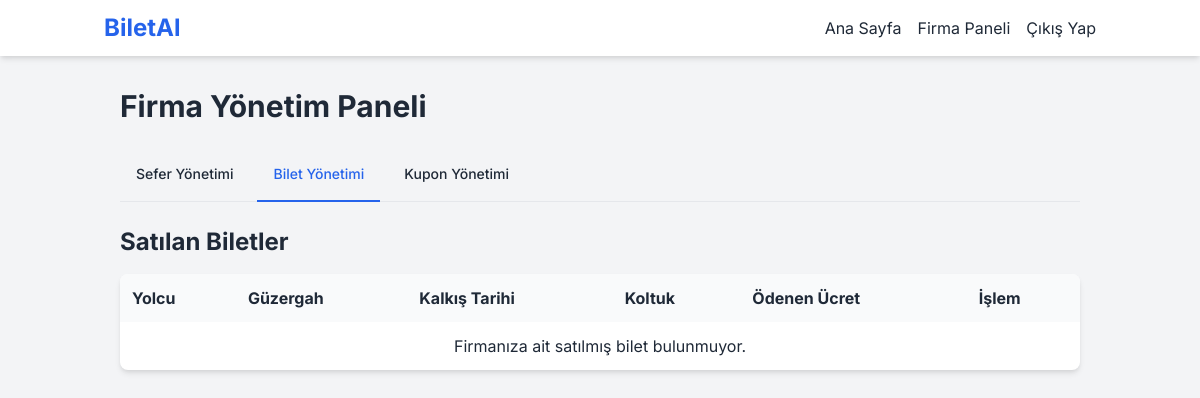
Before: /firmaadmin/index.php?tab=bookings (signed in) with the older database file.
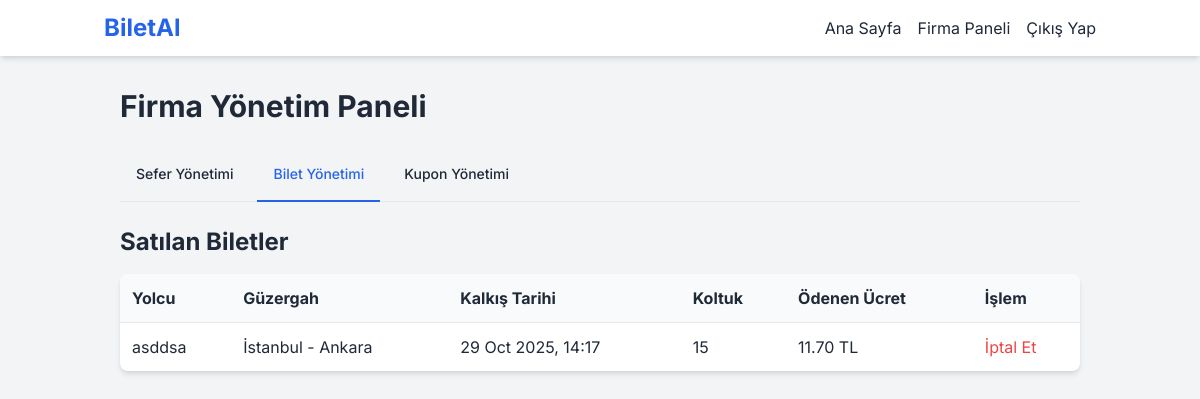
After: the same page with the newer database file.
### tables this page shows
CREATE TABLE bookings (
                id INTEGER PRIMARY KEY AUTOINCREMENT, user_id INTEGER NOT NULL, trip_id INTEGER NOT NULL,
                seat_number INTEGER NOT NULL, price_paid REAL NOT NULL, booking_time TEXT DEFAULT CURRENT_TIMESTAMP,
                FOREIGN KEY (user_id) REFERENCES users(id), FOREIGN KEY (trip_id) REFERENCES trips(id)
            );

CREATE TABLE users (
                id INTEGER PRIMARY KEY AUTOINCREMENT, fullname TEXT NOT NULL, email TEXT NOT NULL UNIQUE,
                password TEXT NOT NULL, role TEXT NOT NULL DEFAULT 'User', company_id INTEGER,
                balance REAL NOT NULL DEFAULT 0.0, FOREIGN KEY (company_id) REFERENCES companies(id)
            );

CREATE TABLE trips (
                id INTEGER PRIMARY KEY AUTOINCREMENT, company_id INTEGER NOT NULL, departure_location TEXT NOT NULL,
                arrival_location TEXT NOT NULL, departure_time TEXT NOT NULL, price REAL NOT NULL,
                seat_count INTEGER NOT NULL, FOREIGN KEY (company_id) REFERENCES companies(id)
            );

### firmaadmin/index.php (the view, shortened to what the changed rows need)
<?php
require_once '../config.php';
$company_id = $_SESSION['company_id'];
$tab = $_GET['tab'] ?? 'trips';
include '../header.php';
?>
<h1 class="text-3xl font-bold mb-6">Firma Yönetim Paneli</h1>
<?php if ($tab === 'trips'):
    $stmt = $pdo->prepare("SELECT * FROM trips WHERE company_id = ? ORDER BY departure_time DESC");
    $stmt->execute([$company_id]);
    $trips = $stmt->fetchAll();
?>
<div class="grid grid-cols-1 md:grid-cols-3 gap-8">
    <div class="md:col-span-2">
        <h2 class="text-2xl font-bold mb-4">Seferleriniz</h2>
        <div class="bg-white rounded-lg shadow-md overflow-x-auto">
            <table class="w-full text-left">
                <thead class="bg-gray-50"><tr><th class="p-3">Güzergah</th><th class="p-3">Kalkış</th><th class="p-3">Fiyat</th><th class="p-3">İşlem</th></tr></thead>
                <tbody>
                <?php foreach($trips as $trip): ?>
                    <tr class="border-t">
                        <td class="p-3"><?php echo htmlspecialchars($trip['departure_location']); ?> - <?php echo htmlspecialchars($trip['arrival_location']); ?></td>
                        <td class="p-3"><?php echo date('d M Y, H:i', strtotime($trip['departure_time'])); ?></td>
                        <td class="p-3"><?php echo $trip['price']; ?> TL</td>
                        <td class="p-3">
                            <form action="index.php?tab=trips&action=delete_trip" method="POST" onsubmit="return confirm('Bu seferi silmek istediğinize emin misiniz?');">
                                <input type="hidden" name="trip_id" value="<?php echo $trip['id']; ?>"><button type="submit" class="text-red-500 hover:underline">Sil</button>
                            </form>
                        </td>
                    </tr>
                <?php endforeach; ?>
                </tbody>
            </table>
        </div>
    </div>
    <div>
        <h2 class="text-2xl font-bold mb-4">Yeni Sefer Ekle</h2>
        <div class="bg-white rounded-lg shadow-md p-6">
            <form action="index.php?tab=trips&action=add_trip" method="POST">
                <div class="mb-3"><label class="block">Kalkış Yeri</label><input type="text" name="departure_location" required class="w-full p-2 border rounded bg-gray-50"></div>
                <div class="mb-3"><label class="block">Varış Yeri</label><input type="text" name="arrival_location" required class="w-full p-2 border rounded bg-gray-50"></div>
                <div class="mb-3"><label class="block">Kalkış Zamanı</label><input type="datetime-local" name="departure_time" required class="w-full p-2 border rounded bg-gray-50"></div>
                <div class="mb-3"><label class="block">Fiyat</label><input type="number" step="0.01" name="price" required class="w-full p-2 border rounded bg-gray-50"></div>
                <div class="mb-3"><label class="block">Koltuk Sayısı</label><input type="number" name="seat_count" required class="w-full p-2 border rounded bg-gray-50"></div>
                <button type="submit" class="w-full bg-blue-500 text-white p-2 rounded hover:bg-blue-600">Ekle</button>
            </form>
        </div>
    </div>
</div>
<?php elseif ($tab === 'bookings'):
    $stmt = $pdo->prepare("SELECT b.*, t.departure_location, t.arrival_location, t.departure_time, u.fullname FROM bookings b JOIN trips t ON b.trip_id = t.id JOIN users u ON b.user_id = u.id WHERE t.company_id = ? ORDER BY t.departure_time DESC");
    $stmt->execute([$company_id]);
    $bookings = $stmt->fetchAll();
?>
<h2 class="text-2xl font-bold mb-4">Satılan Biletler</h2>
<div class="bg-white rounded-lg shadow-md overflow-x-auto">
    <table class="w-full text-left">
        <thead class="bg-gray-50"><tr><th class="p-3">Yolcu</th><th class="p-3">Güzergah</th><th class="p-3">Kalkış Tarihi</th><th class="p-3">Koltuk</th><th class="p-3">Ödenen Ücret</th><th class="p-3">İşlem</th></tr></thead>
        <tbody>
            <?php if (empty($bookings)): ?>
                <tr><td colspan="6" class="p-3 text-center">Firmanıza ait satılmış bilet bulunmuyor.</td></tr>
            <?php else: ?>
                <?php foreach($bookings as $booking): ?>
                <tr class="border-t">
                    <td class="p-3"><?php echo htmlspecialchars($booking['fullname']); ?></td>
                    <td class="p-3"><?php echo htmlspecialchars($booking['departure_location']) . ' - ' . htmlspecialchars($booking['arrival_location']); ?></td>
                    <td class="p-3"><?php echo date('d M Y, H:i', strtotime($booking['departure_time'])); ?></td>
                    <td class="p-3"><?php echo $booking['seat_number']; ?></td>
                    <td class="p-3"><?php echo number_format($booking['price_paid'], 2); ?> TL</td>
                    <td class="p-3">
                        <form action="index.php?tab=bookings&action=cancel_booking" method="POST" onsubmit="return confirm('Bu bileti iptal etmek istediğinize emin misiniz? Ücret kullanıcıya iade edilecektir.');">
                            <input type="hidden" name="booking_id" value="<?php echo $booking['id']; ?>"><button type="submit" class="text-red-500 hover:underline">İptal Et</button>
                        </form>
                    </td>
                </tr>
                <?php endforeach; ?>
            <?php endif; ?>
        </tbody>
    </table>
</div>
<?php endif; ?>
<?php
include '../footer.php';
?>

Changed rows visible on the page:
added bookings: user.fullname "asddsa", trip.departure_location "İstanbul", trip.arrival_location "Ankara", trip.departure_time "29 Oct 2025, 14:17", seat_number "15", price_paid "11.70"
Other visible differences:
text no longer shown: "Firmanıza ait satılmış bilet bulunmuyor."
